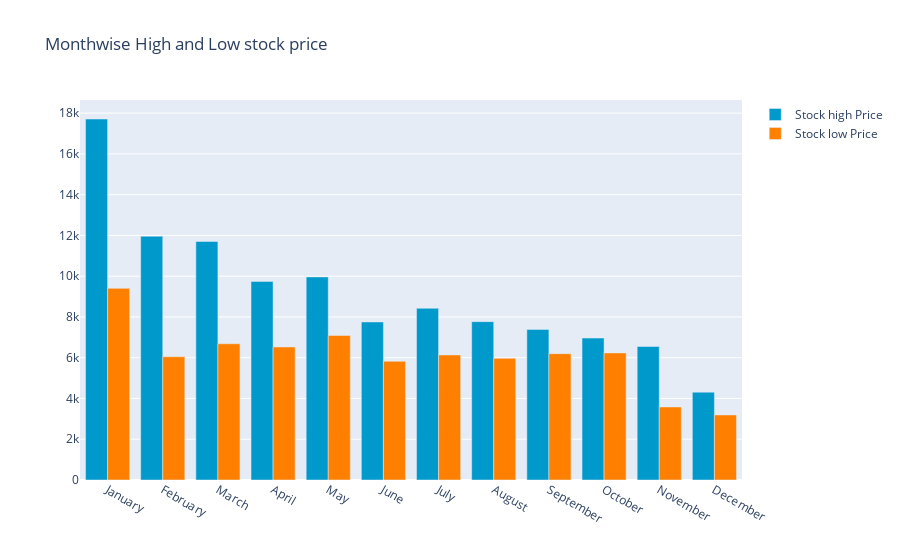

Notebook cell for this chart:
### Code cell
y_2018.groupby(y_2018['Date'].dt.strftime('%B'))['Low'].min()
monthwise_high = y_2018.groupby(maindf['Date'].dt.strftime('%B'))['High'].max()
monthwise_high = monthwise_high.reindex(new_order, axis=0)

monthwise_low = y_2018.groupby(y_2018['Date'].dt.strftime('%B'))['Low'].min()
monthwise_low = monthwise_low.reindex(new_order, axis=0)

fig = go.Figure()
fig.add_trace(go.Bar(
    x=monthwise_high.index,
    y=monthwise_high,
    name='Stock high Price',
    marker_color='rgb(0, 153, 204)'
))
fig.add_trace(go.Bar(
    x=monthwise_low.index,
    y=monthwise_low,
    name='Stock low Price',
    marker_color='rgb(255, 128, 0)'
))

fig.update_layout(barmode='group', 
                  title=' Monthwise High and Low stock price')
fig.show()

### Figure 1 — Plotly figure (JSON) as saved in the notebook; plotly's stock layout.template omitted (floating-point values rounded to 4 significant figures)
{"data": [{"marker": {"color": "rgb(0, 153, 204)"}, "name": "Stock high Price", "type": "bar", "x": ["January", "February", "March", "April", "May", "June", "July", "August", "September", "October", "November", "December"], "y": [17710.0, 11960.0, 11700.0, 9745.0, 9964.0, 7755.0, 8424.0, 7769.0, 7388.0, 6965.0, 6552.0, 4309.0]}, {"marker": {"color": "rgb(255, 128, 0)"}, "name": "Stock low Price", "type": "bar", "x": ["January", "February", "March", "April", "May", "June", "July", "August", "September", "October", "November", "December"], "y": [9402.0, 6048.0, 6684.0, 6527.0, 7091.0, 5826.0, 6136.0, 5971.0, 6198.0, 6236.0, 3585.0, 3191.0]}], "layout": {"barmode": "group", "title": {"text": " Monthwise High and Low stock price"}}}
